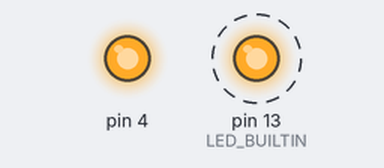
Simulated run of this sketch. Board: Arduino Uno, built with avr-gcc and run on an emulated ATmega328P. Shown: output pins drawn as LEDs (lit = HIGH). Dashed ring = blinking.

Above: at 3.05 s.
Timing chart, 0 to 6.0 s (numbered marks = the images above):
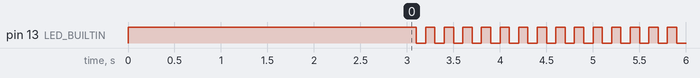

Measured:
- by itself, pin 13 (LED_BUILTIN): alternates HIGH for 0.10 s and LOW for 0.10 s

The sketch:

piscapisca.ino
```cpp
// C++ code
//
void setup()
{
  pinMode(LED_BUILTIN, OUTPUT);
  pinMode(4, OUTPUT);

  digitalWrite(LED_BUILTIN, HIGH);
  digitalWrite(4, HIGH);
  delay(3000); // Wait for 3000 millisecond(s)
}

void loop()
{
  digitalWrite(LED_BUILTIN, HIGH);
  delay(100); // Wait for 100 millisecond(s)
  digitalWrite(LED_BUILTIN, LOW);
  delay(100); // Wait for 100 millisecond(s)
  digitalWrite(4, HIGH);
}
```
